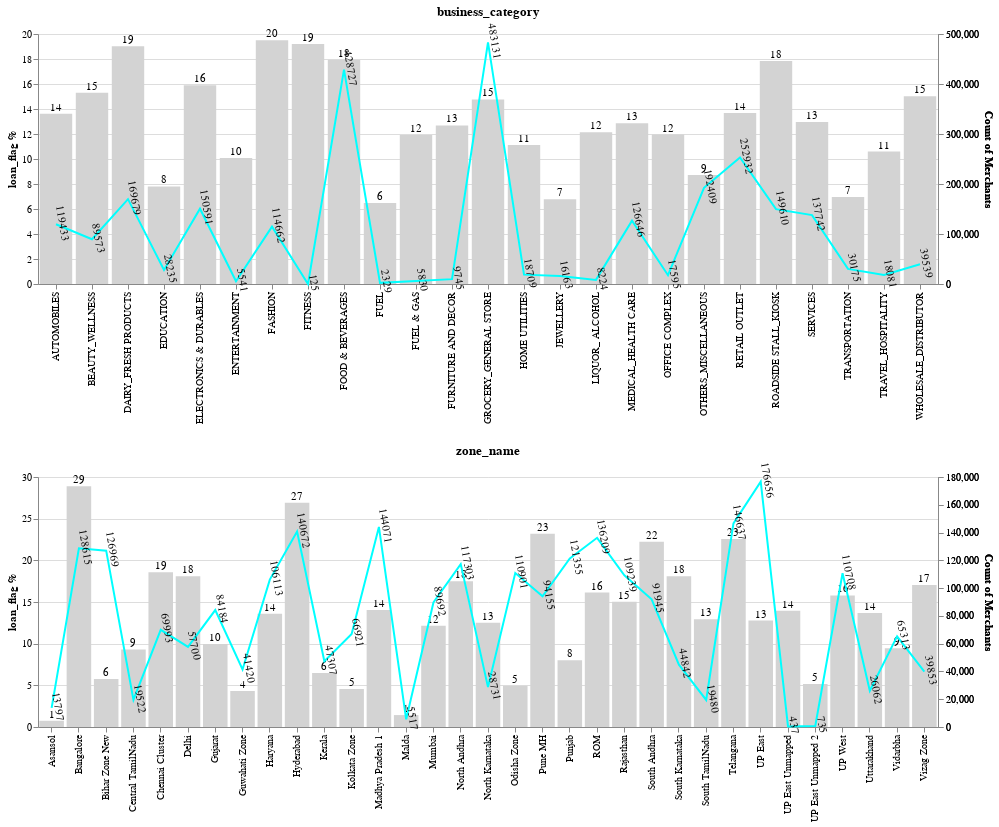

Here is the notebook cell this chart was saved with:
### Code cell
cat1.properties(width = 900, height = 250) & cat2.properties(width = 900, height = 250)

### Figure 1 — Vega-Lite specification as saved in the notebook (floating-point values rounded to 4 significant figures)
{"usermeta": {"embedOptions": {"theme": "fivethirtyeight"}}, "config": {"view": {"continuousWidth": 400, "continuousHeight": 300}}, "vconcat": [{"layer": [{"mark": {"type": "bar", "color": "lightgrey"}, "encoding": {"x": {"axis": {"title": ""}, "field": "business_category", "type": "nominal"}, "y": {"axis": {"title": "loan_flag %"}, "field": "loan_flag", "type": "quantitative"}}}, {"mark": {"type": "text", "align": "center", "baseline": "middle", "dy": -6}, "encoding": {"text": {"field": "loan_flag", "format": "1.0d", "type": "quantitative"}, "x": {"axis": {"title": ""}, "field": "business_category", "type": "nominal"}, "y": {"axis": {"labels": false, "ticks": false, "title": ""}, "field": "loan_flag", "type": "quantitative"}}}, {"mark": {"type": "line", "color": "aqua"}, "encoding": {"x": {"axis": {"title": ""}, "field": "business_category", "type": "nominal"}, "y": {"field": "Count of Merchants", "type": "quantitative"}}}, {"mark": {"type": "text", "align": "center", "angle": 80, "baseline": "middle", "color": "black", "dy": -6}, "encoding": {"text": {"field": "Count of Merchants", "format": "1.0d", "type": "quantitative"}, "x": {"axis": {"title": ""}, "field": "business_category", "type": "nominal"}, "y": {"field": "Count of Merchants", "type": "quantitative"}}}], "data": {"name": "data-5312b15d515d738f7623972e87aac055"}, "height": 250, "resolve": {"scale": {"y": "independent"}}, "title": "business_category", "width": 900}, {"layer": [{"mark": {"type": "bar", "color": "lightgrey"}, "encoding": {"x": {"axis": {"title": ""}, "field": "zone_name", "type": "nominal"}, "y": {"axis": {"title": "loan_flag %"}, "field": "loan_flag", "type": "quantitative"}}}, {"mark": {"type": "text", "align": "center", "baseline": "middle", "dy": -6}, "encoding": {"text": {"field": "loan_flag", "format": "1.0d", "type": "quantitative"}, "x": {"axis": {"title": ""}, "field": "zone_name", "type": "nominal"}, "y": {"axis": {"labels": false, "ticks": false, "title": ""}, "field": "loan_flag", "type": "quantitative"}}}, {"mark": {"type": "line", "color": "aqua"}, "encoding": {"x": {"axis": {"title": ""}, "field": "zone_name", "type": "nominal"}, "y": {"field": "Count of Merchants", "type": "quantitative"}}}, {"mark": {"type": "text", "align": "center", "angle": 80, "baseline": "middle", "color": "black", "dy": -6}, "encoding": {"text": {"field": "Count of Merchants", "format": "1.0d", "type": "quantitative"}, "x": {"axis": {"title": ""}, "field": "zone_name", "type": "nominal"}, "y": {"field": "Count of Merchants", "type": "quantitative"}}}], "data": {"name": "data-e9b13898b68ac3149ca64c2be4abc289"}, "height": 250, "resolve": {"scale": {"y": "independent"}}, "title": "zone_name", "width": 900}], "$schema": "https://vega.github.io/schema/vega-lite/v4.17.0.json", "datasets": {"data-5312b15d515d738f7623972e87aac055": [{"business_category": "AUTOMOBILES", "loan_flag": 13.61, "Count of Merchants": 119433}, {"business_category": "BEAUTY_WELLNESS", "loan_flag": 15.29, "Count of Merchants": 89573}, {"business_category": "DAIRY_FRESH PRODUCTS", "loan_flag": 19.03, "Count of Merchants": 169679}, {"business_category": "EDUCATION", "loan_flag": 7.802, "Count of Merchants": 28235}, {"business_category": "ELECTRONICS & DURABLES", "loan_flag": 15.89, "Count of Merchants": 150591}, {"business_category": "ENTERTAINMENT", "loan_flag": 10.07, "Count of Merchants": 5541}, {"business_category": "FASHION", "loan_flag": 19.5, "Count of Merchants": 114662}, {"business_category": "FITNESS", "loan_flag": 19.2, "Count of Merchants": 125}, {"business_category": "FOOD & BEVERAGES", "loan_flag": 17.94, "Count of Merchants": 428727}, {"business_category": "FUEL", "loan_flag": 6.483, "Count of Merchants": 2329}, {"business_category": "FUEL & GAS", "loan_flag": 11.92, "Count of Merchants": 5830}, {"business_category": "FURNITURE AND DECOR", "loan_flag": 12.68, "Count of Merchants": 9745}, {"business_category": "GROCERY_GENERAL STORE", "loan_flag": 14.76, "Count of Merchants": 483131}, {"business_category": "HOME UTILITIES", "loan_flag": 11.11, "Count of Merchants": 18709}, {"business_category": "JEWELLERY", "loan_flag": 6.787, "Count of Merchants": 16163}, {"business_category": "LIQUOR_ ALCOHOL", "loan_flag": 12.15, "Count of Merchants": 8224}, {"business_category": "MEDICAL_HEALTH CARE", "loan_flag": 12.86, "Count of Merchants": 126646}, {"business_category": "OFFICE COMPLEX", "loan_flag": 11.95, "Count of Merchants": 17595}, {"business_category": "OTHERS_MISCELLANEOUS", "loan_flag": 8.718, "Count of Merchants": 192409}, {"business_category": "RETAIL OUTLET", "loan_flag": 13.69, "Count of Merchants": 252932}, {"business_category": "ROADSIDE STALL_KIOSK", "loan_flag": 17.83, "Count of Merchants": 149610}, {"business_category": "SERVICES", "loan_flag": 12.97, "Count of Merchants": 137742}, {"business_category": "TRANSPORTATION", "loan_flag": 6.966, "Count of Merchants": 30175}, {"business_category": "TRAVEL_HOSPITALITY", "loan_flag": 10.6, "Count of Merchants": 18081}, {"business_category": "WHOLESALE_DISTRIBUTOR", "loan_flag": 15.01, "Count of Merchants": 39539}], "data-e9b13898b68ac3149ca64c2be4abc289": [{"zone_name": "Asansol", "loan_flag": 0.7465, "Count of Merchants": 13797}, {"zone_name": "Bangalore", "loan_flag": 28.88, "Count of Merchants": 128615}, {"zone_name": "Bihar Zone New", "loan_flag": 5.75, "Count of Merchants": 126969}, {"zone_name": "Central TamilNadu", "loan_flag": 9.313, "Count of Merchants": 19522}, {"zone_name": "Chennai Cluster", "loan_flag": 18.56, "Count of Merchants": 69993}, {"zone_name": "Delhi", "loan_flag": 18.1, "Count of Merchants": 57700}, {"zone_name": "Gujarat", "loan_flag": 9.96, "Count of Merchants": 84184}, {"zone_name": "Guwahati Zone", "loan_flag": 4.326, "Count of Merchants": 41420}, {"zone_name": "Haryana", "loan_flag": 13.6, "Count of Merchants": 106113}, {"zone_name": "Hyderabad", "loan_flag": 26.9, "Count of Merchants": 140672}, {"zone_name": "Kerala", "loan_flag": 6.481, "Count of Merchants": 47307}, {"zone_name": "Kolkata Zone", "loan_flag": 4.57, "Count of Merchants": 66921}, {"zone_name": "Madhya Pradesh 1", "loan_flag": 14.03, "Count of Merchants": 144071}, {"zone_name": "Malda", "loan_flag": 1.432, "Count of Merchants": 5517}, {"zone_name": "Mumbai", "loan_flag": 12.15, "Count of Merchants": 89692}, {"zone_name": "North Andhra", "loan_flag": 17.5, "Count of Merchants": 117303}, {"zone_name": "North Karnataka", "loan_flag": 12.51, "Count of Merchants": 28731}, {"zone_name": "Odisha Zone", "loan_flag": 4.951, "Count of Merchants": 110901}, {"zone_name": "Pune MH", "loan_flag": 23.19, "Count of Merchants": 94155}, {"zone_name": "Punjab", "loan_flag": 8.01, "Count of Merchants": 121355}, {"zone_name": "ROM", "loan_flag": 16.13, "Count of Merchants": 136209}, {"zone_name": "Rajasthan", "loan_flag": 15.02, "Count of Merchants": 109239}, {"zone_name": "South Andhra", "loan_flag": 22.24, "Count of Merchants": 91945}, {"zone_name": "South Karnataka", "loan_flag": 18.08, "Count of Merchants": 44842}, {"zone_name": "South TamilNadu", "loan_flag": 12.94, "Count of Merchants": 19480}, {"zone_name": "Telangana", "loan_flag": 22.57, "Count of Merchants": 146637}, {"zone_name": "UP East", "loan_flag": 12.77, "Count of Merchants": 176656}, {"zone_name": "UP East Unmapped", "loan_flag": 13.96, "Count of Merchants": 437}, {"zone_name": "UP East Unmapped 2", "loan_flag": 5.17, "Count of Merchants": 735}, {"zone_name": "UP West", "loan_flag": 15.78, "Count of Merchants": 110708}, {"zone_name": "Uttarakhand", "loan_flag": 13.68, "Count of Merchants": 26062}, {"zone_name": "Vidarbha", "loan_flag": 9.436, "Count of Merchants": 65313}, {"zone_name": "Vizag Zone", "loan_flag": 17.05, "Count of Merchants": 39853}]}}
